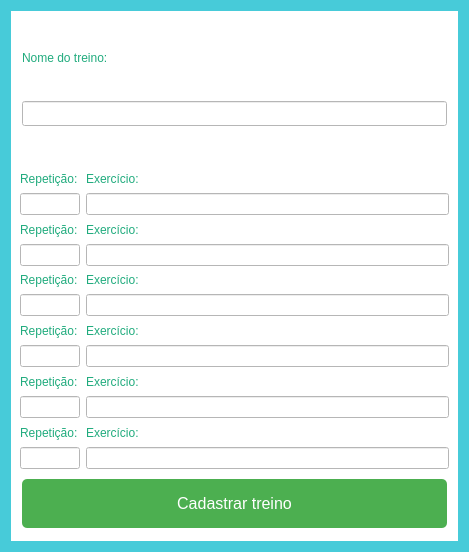
<?xml version="1.0" encoding="UTF-8"?>
<ui version="4.0">
 <class>Dialogcadastrarexercicios</class>
 <widget class="QDialog" name="Dialogcadastrarexercicios">
  <property name="geometry">
   <rect>
    <x>0</x>
    <y>0</y>
    <width>469</width>
    <height>552</height>
   </rect>
  </property>
  <property name="windowTitle">
   <string>Dialog</string>
  </property>
  <property name="styleSheet">
   <string notr="true">background-color:#47cbd9</string>
  </property>
  <layout class="QGridLayout" name="gridLayout">
   <property name="topMargin">
    <number>11</number>
   </property>
   <property name="bottomMargin">
    <number>11</number>
   </property>
   <property name="spacing">
    <number>0</number>
   </property>
   <item row="2" column="1" colspan="2">
    <widget class="QWidget" name="widget" native="true">
     <property name="maximumSize">
      <size>
       <width>16777215</width>
       <height>150</height>
      </size>
     </property>
     <property name="styleSheet">
      <string notr="true">background-color: #fff</string>
     </property>
     <layout class="QVBoxLayout" name="verticalLayout">
      <property name="leftMargin">
       <number>11</number>
      </property>
      <property name="rightMargin">
       <number>11</number>
      </property>
      <item>
       <widget class="QLabel" name="nome_do_treino">
        <property name="maximumSize">
         <size>
          <width>16777215</width>
          <height>25</height>
         </size>
        </property>
        <property name="styleSheet">
         <string notr="true">color:#20ab7d
</string>
        </property>
        <property name="text">
         <string>Nome do treino:</string>
        </property>
       </widget>
      </item>
      <item>
       <widget class="QLineEdit" name="texto_do_nome_do_treino">
        <property name="sizePolicy">
         <sizepolicy hsizetype="Preferred" vsizetype="Preferred">
          <horstretch>0</horstretch>
          <verstretch>0</verstretch>
         </sizepolicy>
        </property>
        <property name="maximumSize">
         <size>
          <width>16777215</width>
          <height>25</height>
         </size>
        </property>
        <property name="text">
         <string/>
        </property>
       </widget>
      </item>
     </layout>
    </widget>
   </item>
   <item row="3" column="1">
    <widget class="QWidget" name="widget_2" native="true">
     <property name="styleSheet">
      <string notr="true">background-color:#fff</string>
     </property>
     <layout class="QGridLayout" name="gridLayout_2">
      <item row="0" column="0">
       <widget class="QLabel" name="repeticao_1">
        <property name="maximumSize">
         <size>
          <width>16777215</width>
          <height>20</height>
         </size>
        </property>
        <property name="styleSheet">
         <string notr="true">color:#20ab7d
</string>
        </property>
        <property name="text">
         <string>Repetição:</string>
        </property>
       </widget>
      </item>
      <item row="0" column="1">
       <widget class="QLabel" name="exercicio_1">
        <property name="maximumSize">
         <size>
          <width>16777215</width>
          <height>25</height>
         </size>
        </property>
        <property name="styleSheet">
         <string notr="true">color:#20ab7d
</string>
        </property>
        <property name="text">
         <string>Exercício:</string>
        </property>
       </widget>
      </item>
      <item row="1" column="0">
       <widget class="QLineEdit" name="texto_rep_1">
        <property name="maximumSize">
         <size>
          <width>60</width>
          <height>16777215</height>
         </size>
        </property>
       </widget>
      </item>
      <item row="1" column="1">
       <widget class="QLineEdit" name="texto_exercicio_1">
        <property name="styleSheet">
         <string notr="true"/>
        </property>
       </widget>
      </item>
      <item row="2" column="0">
       <widget class="QLabel" name="repeticao_2">
        <property name="maximumSize">
         <size>
          <width>16777215</width>
          <height>20</height>
         </size>
        </property>
        <property name="styleSheet">
         <string notr="true">color:#20ab7d
</string>
        </property>
        <property name="text">
         <string>Repetição:</string>
        </property>
       </widget>
      </item>
      <item row="2" column="1">
       <widget class="QLabel" name="exercicio_2">
        <property name="styleSheet">
         <string notr="true">color:#20ab7d
</string>
        </property>
        <property name="text">
         <string>Exercício:</string>
        </property>
       </widget>
      </item>
      <item row="3" column="0">
       <widget class="QLineEdit" name="texto_rep_2">
        <property name="maximumSize">
         <size>
          <width>60</width>
          <height>16777215</height>
         </size>
        </property>
       </widget>
      </item>
      <item row="3" column="1">
       <widget class="QLineEdit" name="texto_exercicio_2"/>
      </item>
      <item row="4" column="0">
       <widget class="QLabel" name="repeticao_3">
        <property name="maximumSize">
         <size>
          <width>16777215</width>
          <height>20</height>
         </size>
        </property>
        <property name="styleSheet">
         <string notr="true">color:#20ab7d
</string>
        </property>
        <property name="text">
         <string>Repetição:</string>
        </property>
       </widget>
      </item>
      <item row="4" column="1">
       <widget class="QLabel" name="exercicio_3">
        <property name="styleSheet">
         <string notr="true">color:#20ab7d
</string>
        </property>
        <property name="text">
         <string>Exercício:</string>
        </property>
       </widget>
      </item>
      <item row="5" column="0">
       <widget class="QLineEdit" name="texto_rep_3">
        <property name="maximumSize">
         <size>
          <width>60</width>
          <height>16777215</height>
         </size>
        </property>
       </widget>
      </item>
      <item row="5" column="1">
       <widget class="QLineEdit" name="texto_exercicio_3"/>
      </item>
      <item row="6" column="0">
       <widget class="QLabel" name="repeticao_4">
        <property name="styleSheet">
         <string notr="true">color:#20ab7d
</string>
        </property>
        <property name="text">
         <string>Repetição:</string>
        </property>
       </widget>
      </item>
      <item row="6" column="1">
       <widget class="QLabel" name="exercicio_4">
        <property name="maximumSize">
         <size>
          <width>16777215</width>
          <height>20</height>
         </size>
        </property>
        <property name="styleSheet">
         <string notr="true">color:#20ab7d
</string>
        </property>
        <property name="text">
         <string>Exercício:</string>
        </property>
       </widget>
      </item>
      <item row="7" column="0">
       <widget class="QLineEdit" name="texto_rep_4">
        <property name="maximumSize">
         <size>
          <width>60</width>
          <height>16777215</height>
         </size>
        </property>
       </widget>
      </item>
      <item row="7" column="1">
       <widget class="QLineEdit" name="texto_exercicio_4"/>
      </item>
      <item row="8" column="0">
       <widget class="QLabel" name="repeticao_5">
        <property name="styleSheet">
         <string notr="true">color:#20ab7d
</string>
        </property>
        <property name="text">
         <string>Repetição:</string>
        </property>
       </widget>
      </item>
      <item row="8" column="1">
       <widget class="QLabel" name="exercicio_5">
        <property name="maximumSize">
         <size>
          <width>16777215</width>
          <height>20</height>
         </size>
        </property>
        <property name="styleSheet">
         <string notr="true">color:#20ab7d
</string>
        </property>
        <property name="text">
         <string>Exercício:</string>
        </property>
       </widget>
      </item>
      <item row="9" column="0">
       <widget class="QLineEdit" name="texto_rep_5">
        <property name="maximumSize">
         <size>
          <width>60</width>
          <height>16777215</height>
         </size>
        </property>
       </widget>
      </item>
      <item row="9" column="1">
       <widget class="QLineEdit" name="texto_exercicio_5"/>
      </item>
      <item row="10" column="0">
       <widget class="QLabel" name="repeticao_6">
        <property name="maximumSize">
         <size>
          <width>16777215</width>
          <height>20</height>
         </size>
        </property>
        <property name="styleSheet">
         <string notr="true">color:#20ab7d
</string>
        </property>
        <property name="text">
         <string>Repetição:</string>
        </property>
       </widget>
      </item>
      <item row="10" column="1">
       <widget class="QLabel" name="exercicio_6">
        <property name="styleSheet">
         <string notr="true">color:#20ab7d
</string>
        </property>
        <property name="text">
         <string>Exercício:</string>
        </property>
       </widget>
      </item>
      <item row="11" column="0">
       <widget class="QLineEdit" name="texto_rep_6">
        <property name="maximumSize">
         <size>
          <width>60</width>
          <height>16777215</height>
         </size>
        </property>
       </widget>
      </item>
      <item row="11" column="1">
       <widget class="QLineEdit" name="texto_exercicio_6"/>
      </item>
      <item row="12" column="0" colspan="2">
       <widget class="QPushButton" name="pushButton">
        <property name="styleSheet">
         <string notr="true">background-color: #4CAF50;
border: none;
color: white;
padding: 15px 32px;
text-align: center;
text-decoration: none;
font-size: 16px;
margin: 4px 2px;
border-radius: 5px;</string>
        </property>
        <property name="text">
         <string>Cadastrar treino</string>
        </property>
       </widget>
      </item>
     </layout>
    </widget>
   </item>
  </layout>
 </widget>
 <resources/>
 <connections/>
</ui>
